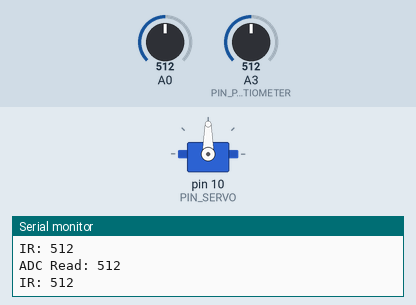
Bench run of a sketch on a simulated Arduino Uno, built with avr-gcc and run on an emulated ATmega328P. On the bench: servo, the last lines printed to the serial monitor. The inputs (shaded band) are chosen by the test bench; at power-on: A3 (PIN_POTENTIOMETER) = 512, A0 = 512.

Above: at 1.2 s.
1.3 s: A3 (PIN_POTENTIOMETER) set to 716
At 1.9 s:
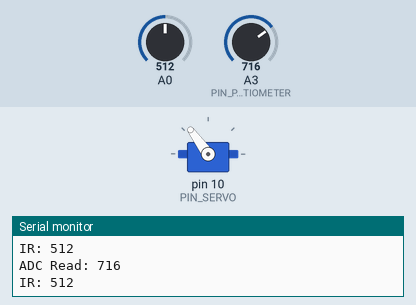
2.8 s: A3 (PIN_POTENTIOMETER) set to 900
At 3.1 s:
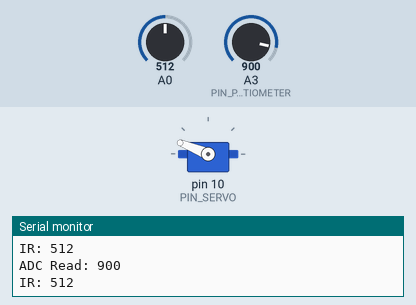
4.3 s: A3 (PIN_POTENTIOMETER) set to 1023
At 5.4 s:
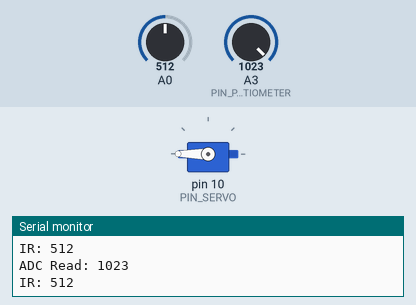
5.8 s: A3 (PIN_POTENTIOMETER) set to 306
At 6.6 s:
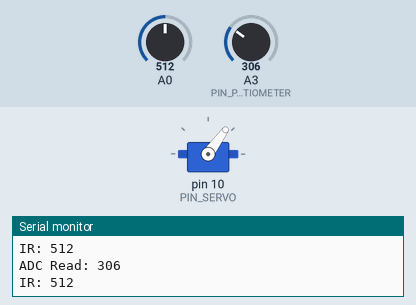
7.3 s: A3 (PIN_POTENTIOMETER) set to 122
At 7.7 s:
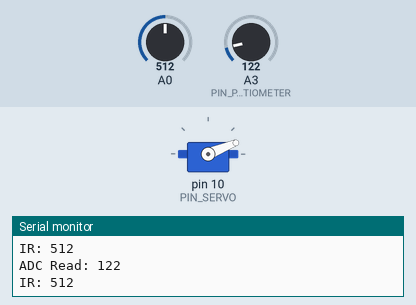
8.8 s: A3 (PIN_POTENTIOMETER) set to 511
At 10.0 s:
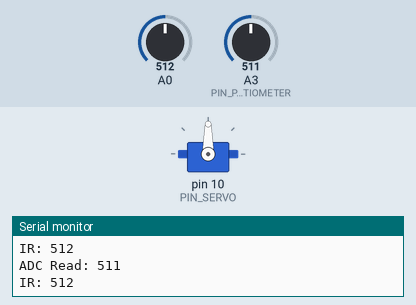
Timing chart, 0 to 11.3 s (numbered marks = the images above; inputs shaded):
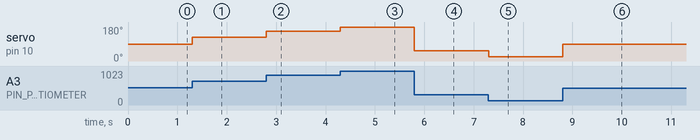

Measured:
- after the input at 1.3 s, servo on pin 10 (PIN_SERVO): 90° → 126° at once
- after the input at 2.8 s, servo on pin 10 (PIN_SERVO): 126° → 158° at once
- after the input at 4.3 s, servo on pin 10 (PIN_SERVO): 158° → 180° at once
- after the input at 5.8 s, servo on pin 10 (PIN_SERVO): 180° → 54° at once
- after the input at 7.3 s, servo on pin 10 (PIN_SERVO): 54° → 22° at once
- after the input at 8.8 s, servo on pin 10 (PIN_SERVO): 22° → 90° at once

The sketch:

sketch_nov2a1.ino
```cpp
#include <Servo.h>

// Arduino pin assignment

#define PIN_POTENTIOMETER 3 // Potentiometer at Pin A3
#define IR 0 // IR at pin A0
// Add IR Sensor Definition Here !!!
#define PIN_SERVO 10

#define _DUTY_MIN 553  // servo full clock-wise position (0 degree)
#define _DUTY_NEU 1476 // servo neutral position (90 degree)
#define _DUTY_MAX 2399 // servo full counter-clockwise position (180 degree)

#define LOOP_INTERVAL 50   // Loop Interval (unit: msec)

Servo myservo;
unsigned long last_loop_time;   // unit: msec


int ema_a = 0.5;
int ema = 0;

void setup()
{
  myservo.attach(PIN_SERVO);
  myservo.writeMicroseconds(_DUTY_NEU);
  pinMode(IR,INPUT);
  Serial.begin(57600);
}

void loop()
{
  unsigned long time_curr = millis();
  int a_value, duty;
  int ir = analogRead(IR);
  int dist = digitalRead(IR);
  // wait until next event time
  if (time_curr < (last_loop_time + LOOP_INTERVAL))
    return;
  last_loop_time += LOOP_INTERVAL;

  // Remove Next line !!!
  a_value = analogRead(PIN_POTENTIOMETER);

  ema = ema*ema_a + (1-ema_a)*a_value;
  // Read IR Sensor value !!!
  // Convert IR sensor value into distance !!!
  // we need distance range filter here !!!

  // we need EMA filter here !!!

  // map distance into duty
  duty = map(ema, 0, 1023, _DUTY_MIN, _DUTY_MAX);
  myservo.writeMicroseconds(duty);

  // print IR sensor value, distnace, duty !!!
  Serial.print("ADC Read: "); Serial.println(ema);
  Serial.print("IR: "); Serial.println(ir);

  // Serial.print(" = ");
  //  Serial.println((a_value / 1024.0) * 5.0);
  //  Serial.print("IR_SENSOR"); Serial.println(dist);
  //  Serial.print(" Volt => Duty : ");
  //  Serial.print(duty);
  //  Serial.println("usec");
}
```
